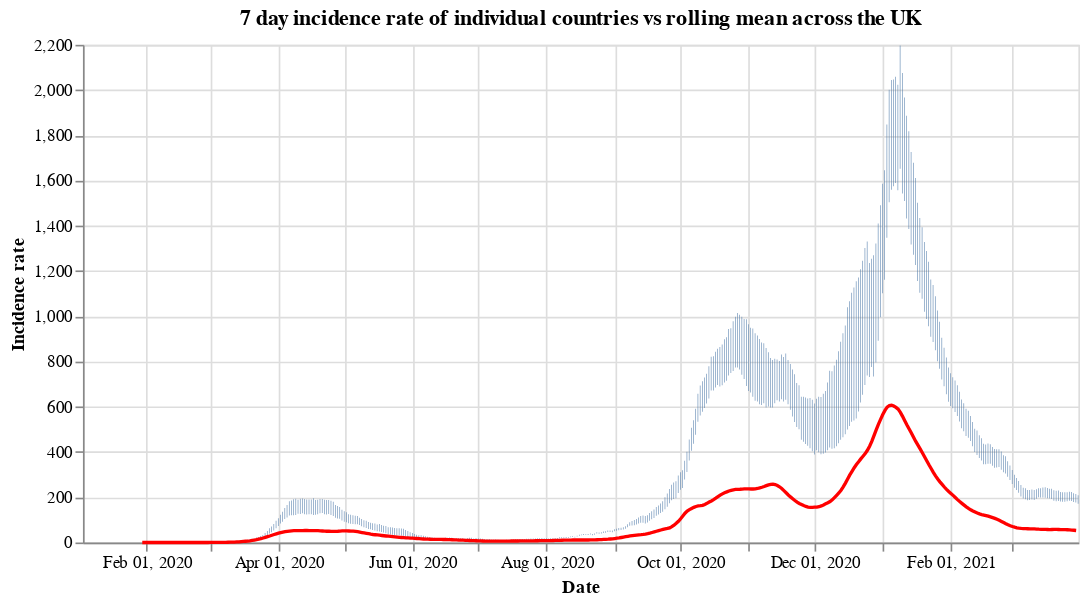

The cell this chart's notebook holds for it:
### Code cell
#collapse
countries = uk_cases['areaName'].unique()
countries.sort()

selection = alt.selection_single(
    name='Select',
    fields=['areaName'],
    init={'areaName': 'Wales'},
    bind={'areaName': alt.binding_select(options=countries)}
)

# scatter plot, modify opacity based on selection
bars = alt.Chart(uk_cases).mark_bar().add_selection(
    selection
).encode(
    x=alt.X("yearmonthdate(date):T", axis=alt.Axis(title='Date')),
    y=alt.Y("weeklyCasesRate:Q", axis=alt.Axis(title='Incidence rate')),
    tooltip='weeklyCasesRate:Q',
    opacity=alt.condition(selection, alt.value(1), alt.value(0))
).properties(title=f'7 day incidence rate of individual countries vs rolling mean across the UK', width=600)

line = alt.Chart(overview_cases).mark_line(
    color='red',
    size=2,
).transform_window(
    rolling_mean='mean(weeklyCasesRate)',
    frame=[0, 7]
).encode(
    x='yearmonthdate(date):T',
    y='rolling_mean:Q'
)

alt.layer(bars, line)

### Figure 1 — Vega-Lite specification as saved in the notebook (floating-point values rounded to 4 significant figures; data arrays with more than 128 entries replaced by an {"elided": "..."} marker saying what was removed)
{"config": {"view": {"continuousWidth": 400, "continuousHeight": 300}}, "layer": [{"data": {"name": "data-c33a38d0ef5b0eee454d1da943311798"}, "mark": "bar", "encoding": {"opacity": {"condition": {"value": 1, "selection": "Select"}, "value": 0}, "tooltip": {"type": "quantitative", "field": "weeklyCasesRate"}, "x": {"type": "temporal", "axis": {"title": "Date"}, "field": "date", "timeUnit": "yearmonthdate"}, "y": {"type": "quantitative", "axis": {"title": "Incidence rate"}, "field": "weeklyCasesRate"}}, "selection": {"Select": {"type": "single", "fields": ["areaName"], "init": {"areaName": "Wales"}, "bind": {"areaName": {"input": "select", "options": ["England", "Northern Ireland", "Scotland", "Wales"]}}}}, "title": "7 day incidence rate of individual countries vs rolling mean across the UK", "width": 600}, {"data": {"name": "data-3b7e8458b597cdd2b8b9d8431f754c5e"}, "mark": {"type": "line", "color": "red", "size": 2}, "encoding": {"x": {"type": "temporal", "field": "date", "timeUnit": "yearmonthdate"}, "y": {"type": "quantitative", "field": "rolling_mean"}}, "transform": [{"window": [{"op": "mean", "field": "weeklyCasesRate", "as": "rolling_mean"}], "frame": [0, 7]}]}], "$schema": "https://vega.github.io/schema/vega-lite/v4.8.1.json", "datasets": {"data-c33a38d0ef5b0eee454d1da943311798": {"elided": "1812 records"}, "data-3b7e8458b597cdd2b8b9d8431f754c5e": {"elided": "426 records"}}}
